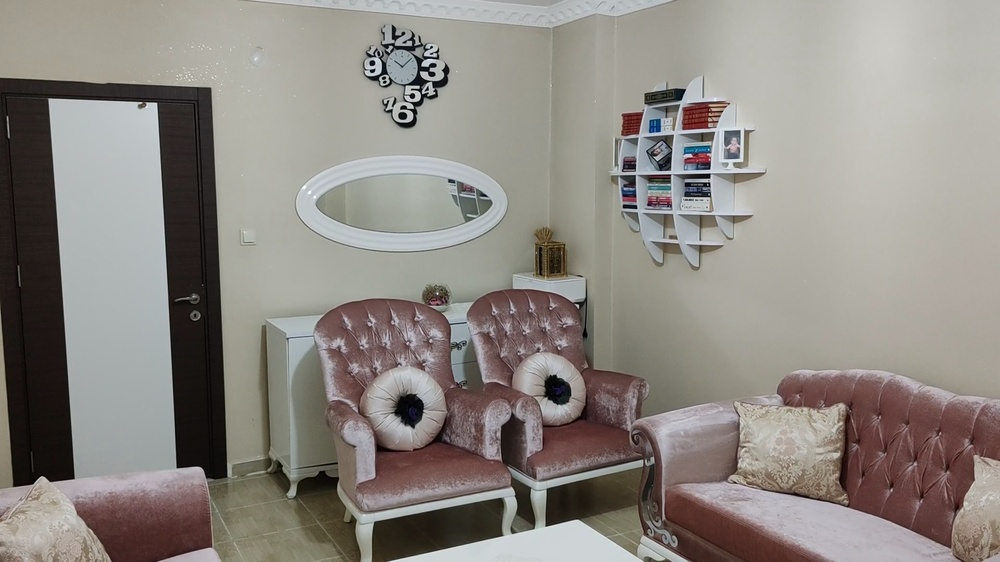
#> input picture 01-synthetic-data-generation/roi-tag-generation/scenes/BG000001.jpg, 1000 x 562 px, shrunk from 1920 x 1080 before the run
$ python -i background_profile.py   (imports and definitions only)   (older library calls are emulated)
#> lines starting #> are read from the running program, lines starting #| are printed output that depends on the picture
#> further down, picture is the input picture: shape (562, 1000, 3); mean B, G, R 131.1, 136.8, 142
# -*- coding: utf-8 -*-
"""Background photometric profiling utilities."""

# background_profile.py
# -*- coding: utf-8 -*-

import cv2
import numpy as np
from dataclasses import dataclass
from typing import Optional, Tuple


@dataclass
class PatchProfile:
    """Photometric and quality profile of an image or ROI."""
    mean_L: float
    std_L: float
    mean_a: float
    mean_b: float
    noise: float
    lap_var: float
    mean_bgr: Tuple[float, float, float]  # (B, G, R)


def _noise_score(gray: np.ndarray) -> float:
    """Simple noise estimate based on the residual of gray - GaussianBlur(gray)."""
    blur = cv2.GaussianBlur(gray, (5, 5), 0)
    resid = gray.astype(np.float32) - blur.astype(np.float32)
    return float(np.std(resid))


def compute_patch_profile(bgr: np.ndarray,
                          roi: Optional[Tuple[int, int, int, int]] = None) -> PatchProfile:
    """
    bgr: BGR image.
    roi: (x0, y0, x1, y1), the crop region in scene coordinates.
         If None, the profile is computed from the full image.
    """
    if bgr is None or bgr.size == 0:
        raise ValueError("Empty image received.")

    if roi is not None:
        x0, y0, x1, y1 = roi
        patch = bgr[y0:y1, x0:x1]
    else:
        patch = bgr

    if patch is None or patch.size == 0:
        raise ValueError("Empty ROI received; the tag may extend outside the scene.")

    lab = cv2.cvtColor(patch, cv2.COLOR_BGR2LAB)
#> lab: shape (562, 1000, 3); mean of channels 0, 1, 2 144.1, 129.2, 131.9
    L, a, b = cv2.split(lab)
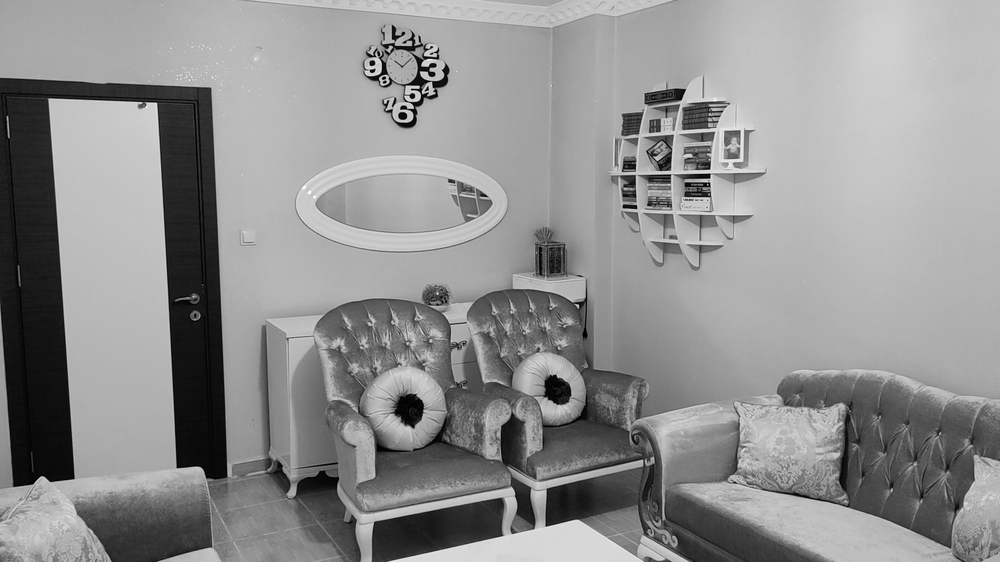
#> L: shape (562, 1000); min 0, max 254, mean 144.1
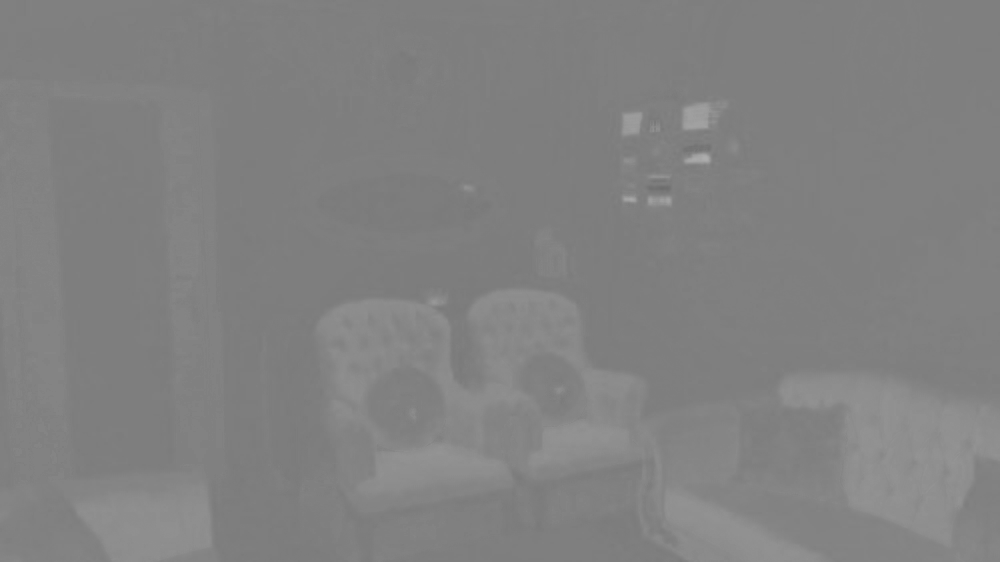
#> a: shape (562, 1000); min 109, max 173, mean 129.2

    gray = cv2.cvtColor(patch, cv2.COLOR_BGR2GRAY)
    lap = cv2.Laplacian(gray, cv2.CV_64F)

    mean_L = float(np.mean(L))
#> mean_L = 144.1
    std_L  = float(np.std(L))
#> std_L = 56.08
    mean_a = float(np.mean(a))
#> mean_a = 129.2
    mean_b = float(np.mean(b))
#> mean_b = 131.9

    noise = _noise_score(gray)
#> in _noise_score, `resid = gray.astype(np.float32) - blur.astype(np.float32)`:
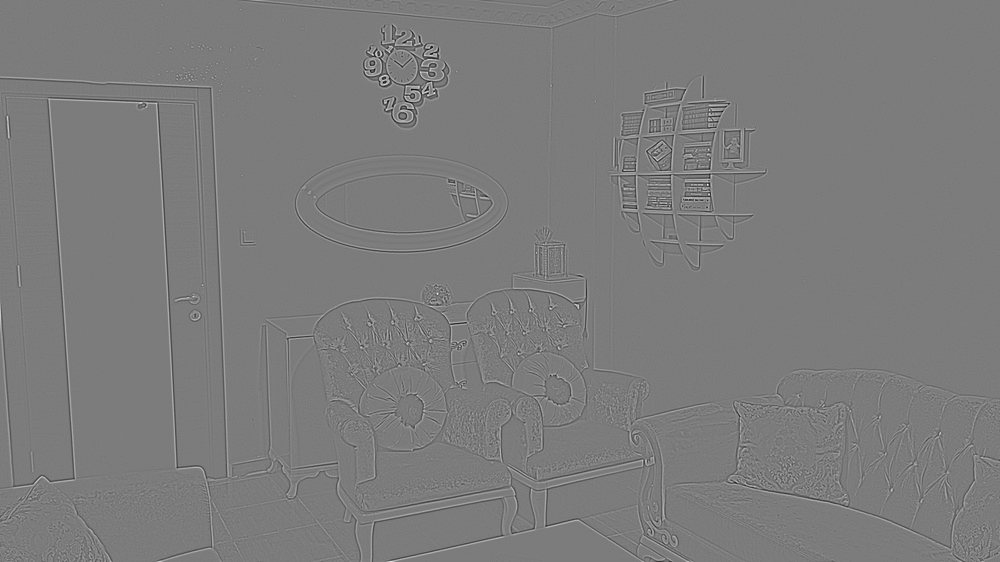
#> resid: shape (562, 1000) float32; min -107, max 113, mean 0; drawn with min black and max white
#> noise = 7.76
    lap_var = float(lap.var())
#> lap_var = 668.1

    mean_bgr = (
        float(np.mean(patch[:, :, 0])),
        float(np.mean(patch[:, :, 1])),
        float(np.mean(patch[:, :, 2])),
    )
#> mean_bgr = (131.1, 136.8, 142)

    return PatchProfile(
        mean_L=mean_L, std_L=std_L,
        mean_a=mean_a, mean_b=mean_b,
        noise=noise, lap_var=lap_var,
        mean_bgr=mean_bgr
    )

>>> import cv2
>>> picture = cv2.imread('scenes/BG000001.jpg')
>>> result = compute_patch_profile(picture)

$ run again, on 01-synthetic-data-generation/roi-tag-generation/scenes/BG000002.jpg
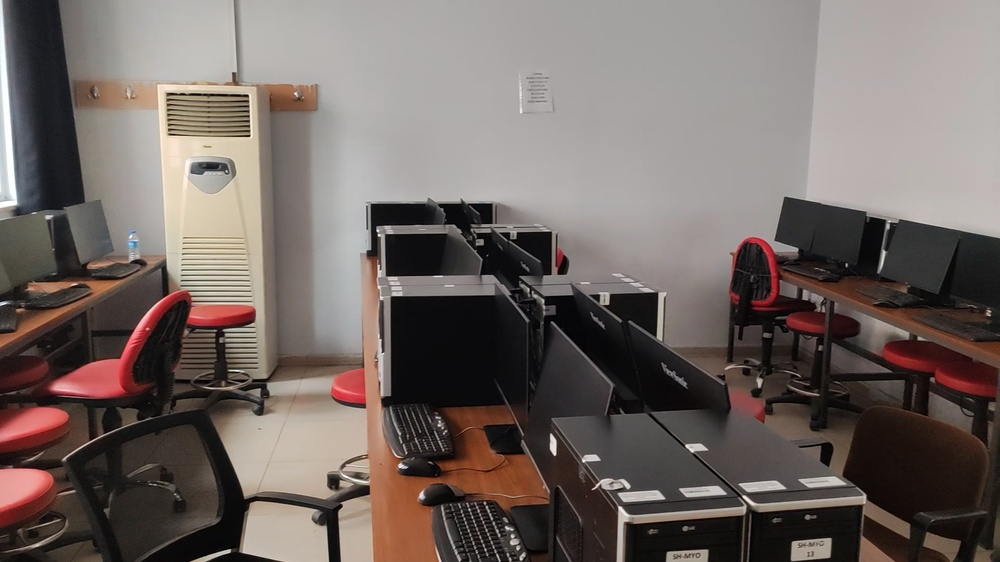
#> input picture 01-synthetic-data-generation/roi-tag-generation/scenes/BG000002.jpg, 1000 x 562 px, shrunk from 1920 x 1080 before the run
#> picture is the input picture: shape (562, 1000, 3); mean B, G, R 99.6, 103.9, 114.4
#> lab: shape (562, 1000, 3); mean of channels 0, 1, 2 110.9, 131.5, 132.2
#> in compute_patch_profile, `lap = cv2.Laplacian(gray, cv2.CV_64F)`:
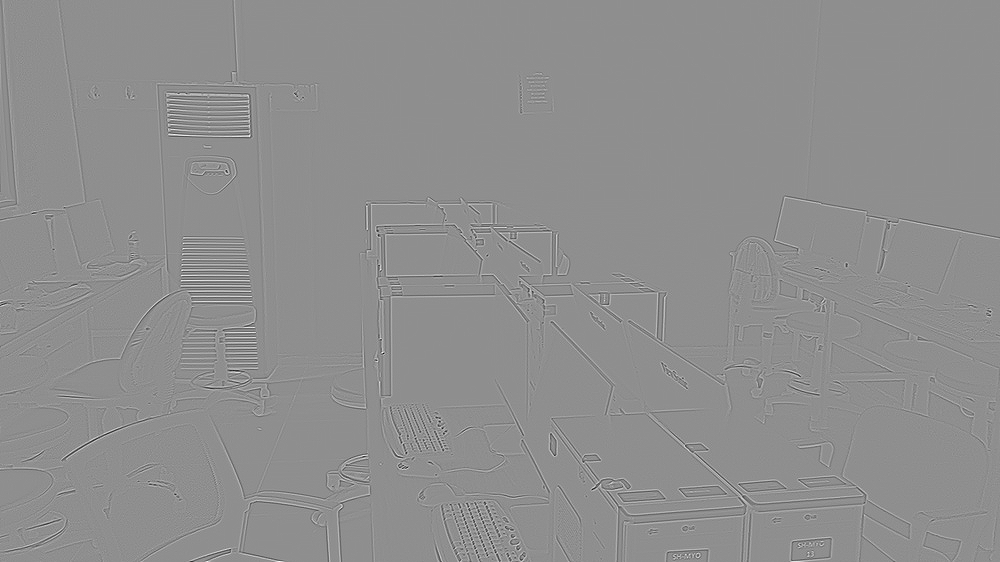
#> lap: shape (562, 1000) float64; min -362, max 284, mean 0; drawn with min black and max white
#> mean_L = 110.9
#> std_L = 69.41
#> mean_a = 131.5
#> mean_b = 132.2
#> in _noise_score, `resid = gray.astype(np.float32) - blur.astype(np.float32)`:
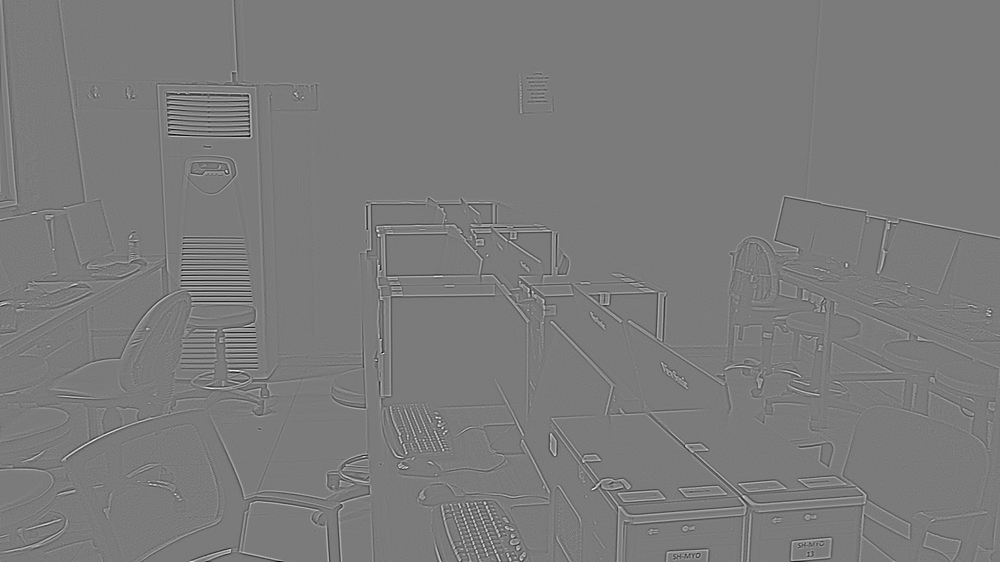
#> resid: shape (562, 1000) float32; min -89, max 95, mean 0; drawn with min black and max white
#> noise = 7.4
#> lap_var = 533.4
#> mean_bgr = (99.59, 103.9, 114.4)

$ run again, on 01-synthetic-data-generation/roi-tag-generation/scenes/BG000003.jpg
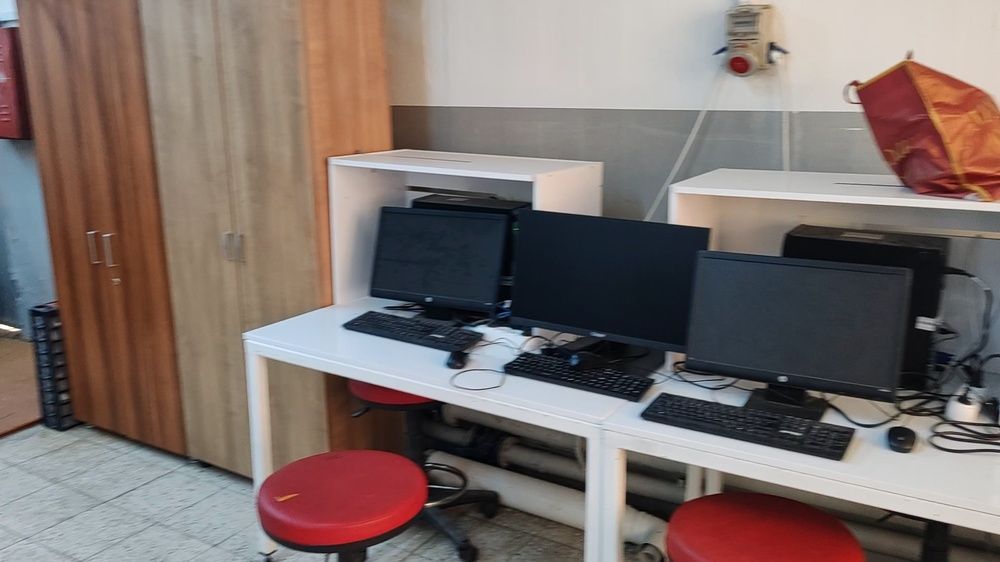
#> input picture 01-synthetic-data-generation/roi-tag-generation/scenes/BG000003.jpg, 1000 x 562 px, shrunk from 1920 x 1080 before the run
#> picture is the input picture: shape (562, 1000, 3); mean B, G, R 107.6, 111.6, 124.9
#> lab: shape (562, 1000, 3); mean of channels 0, 1, 2 121.1, 133.2, 132.9
#> in compute_patch_profile, `lap = cv2.Laplacian(gray, cv2.CV_64F)`:
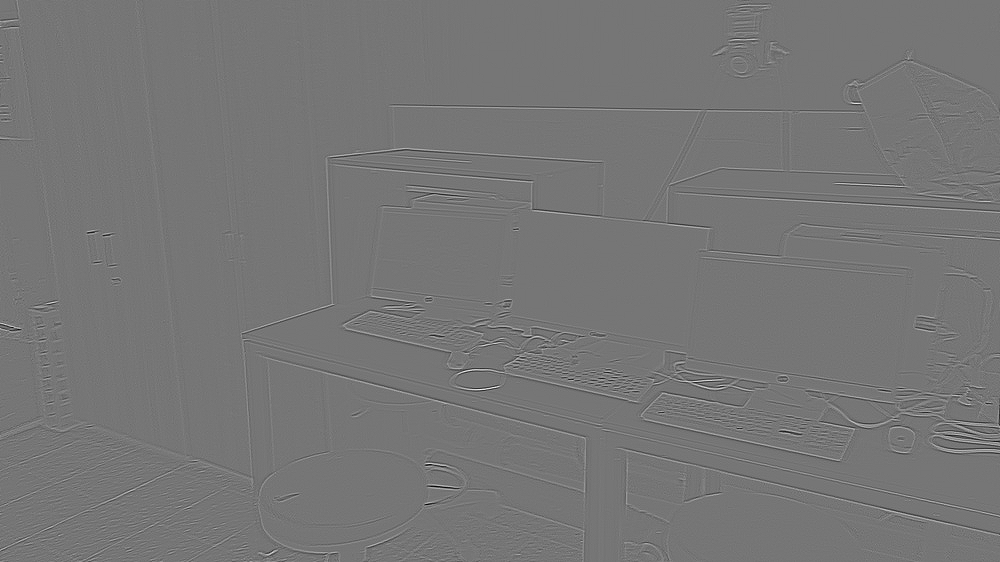
#> lap: shape (562, 1000) float64; min -233, max 269, mean 0; drawn with min black and max white
#> mean_L = 121.1
#> std_L = 62.79
#> mean_a = 133.2
#> mean_b = 132.9
#> in _noise_score, `resid = gray.astype(np.float32) - blur.astype(np.float32)`:
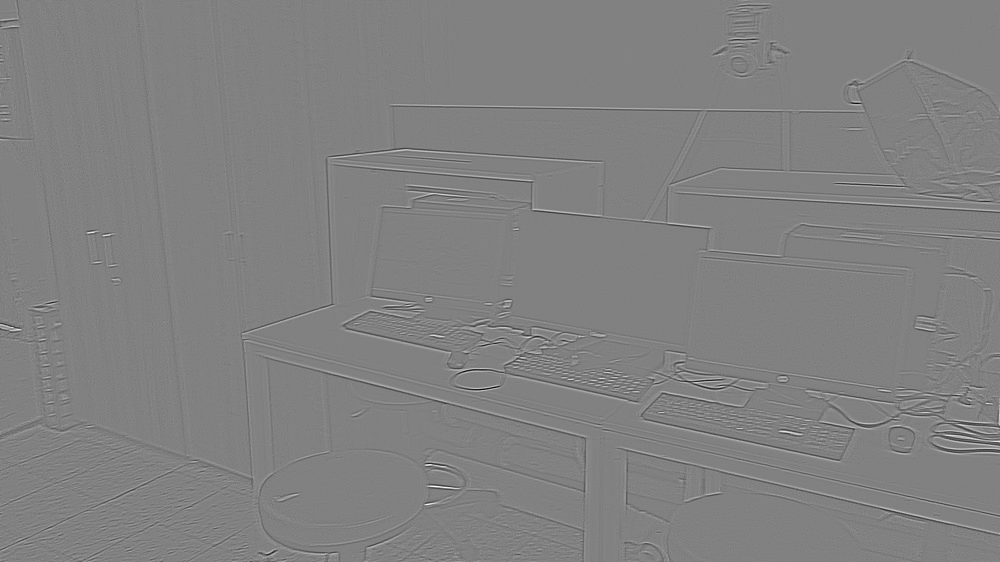
#> resid: shape (562, 1000) float32; min -83, max 81, mean 0; drawn with min black and max white
#> noise = 5.53
#> lap_var = 279
#> mean_bgr = (107.6, 111.6, 124.9)

$ run again, on 01-synthetic-data-generation/roi-tag-generation/scenes/BG000004.jpg
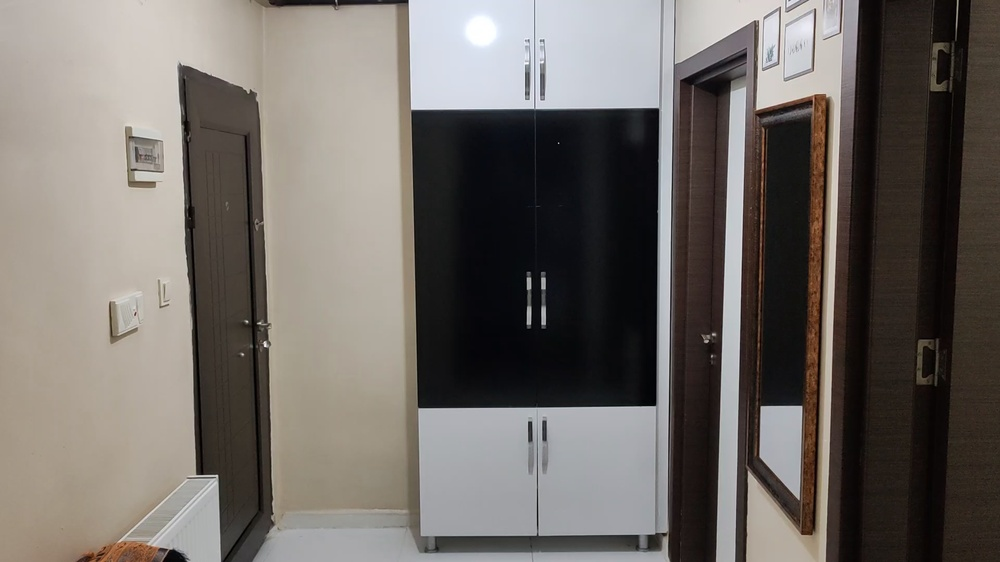
#> input picture 01-synthetic-data-generation/roi-tag-generation/scenes/BG000004.jpg, 1000 x 562 px, shrunk from 1920 x 1080 before the run
#> picture is the input picture: shape (562, 1000, 3); mean B, G, R 101.9, 106.8, 112.6
#> lab: shape (562, 1000, 3); mean of channels 0, 1, 2 111.7, 129.5, 131.7
#> in compute_patch_profile, `lap = cv2.Laplacian(gray, cv2.CV_64F)`:
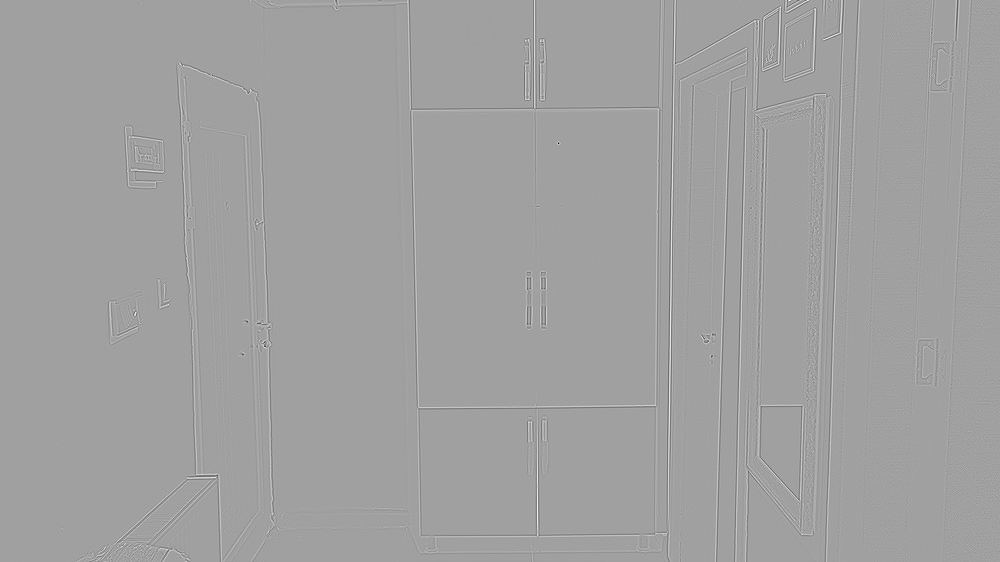
#> lap: shape (562, 1000) float64; min -492, max 290, mean 0; drawn with min black and max white
#> mean_L = 111.7
#> std_L = 76.78
#> mean_a = 129.5
#> mean_b = 131.7
#> in _noise_score, `resid = gray.astype(np.float32) - blur.astype(np.float32)`:
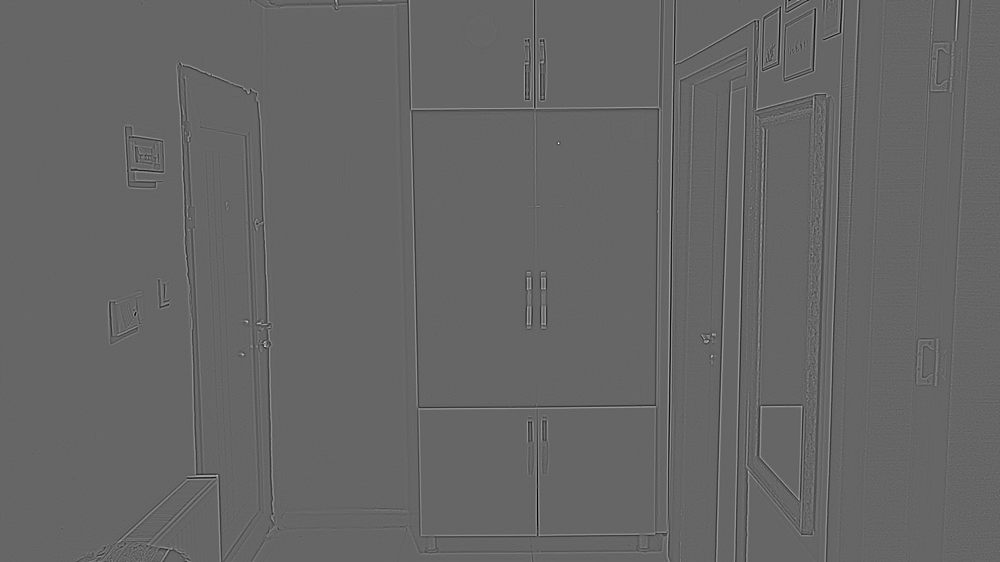
#> resid: shape (562, 1000) float32; min -82, max 123, mean 0; drawn with min black and max white
#> noise = 6.4
#> lap_var = 385
#> mean_bgr = (101.9, 106.8, 112.6)
